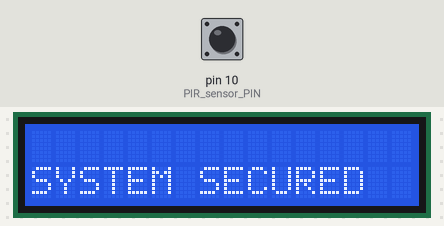
A sketch run on a simulated Arduino Uno, built with avr-gcc and run on an emulated ATmega328P. Shown: 16×2 character LCD. Inputs (shaded band) come from the test bench; at power-on: pin 10 (PIR_sensor_PIN) LOW. What the sketch prints to the serial monitor is not drawn.

Above: at 1.4 s.
1.5 s: pin 10 (PIR_sensor_PIN) driven HIGH
At 2.7 s:
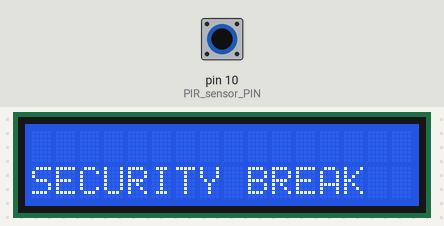
3.0 s: pin 10 (PIR_sensor_PIN) driven LOW
At 3.5 s:
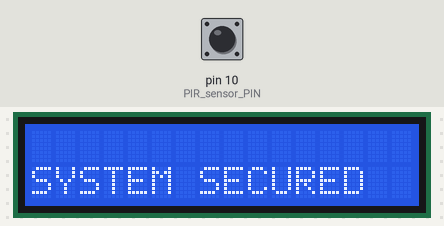
6.0 s: pin 10 (PIR_sensor_PIN) pulsed HIGH 2 times (0.12 s each, 0.3 s apart)
9.6 s: pin 10 (PIR_sensor_PIN) pulsed HIGH 5 times (0.12 s each, 0.3 s apart)
At 10.59 s:
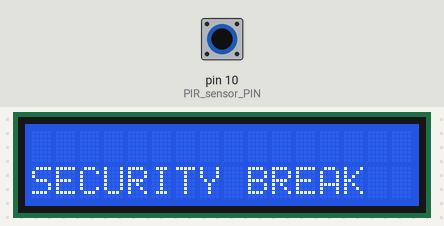
Timing chart, 0 to 12.6 s (numbered marks = the images above; inputs shaded):
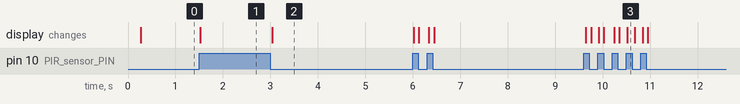

The sketch:

sketch_transmitter.ino
```cpp
//Sketch_Transmitter
#include <LiquidCrystal.h>
LiquidCrystal lcd (12,11,5,4,3,2);
const int PIR_sensor_PIN=10;

void setup() {
  // put your setup code here, to run once:
  lcd.begin(16,2);
  Serial.begin(9600);
  pinMode(PIR_sensor_PIN, INPUT);
  lcd.setCursor(0,0);
  lcd.print("SECURITY SYSTEM");
  lcd.setCursor(0,1);
  lcd.print("OF RESTRICTED AREA");
  delay(200);
}

void loop() {
  // put your main code here, to run repeatedly:
  int PIR_sensor_PIN_state = digitalRead(PIR_sensor_PIN);

  if(PIR_sensor_PIN_state == HIGH) {
  lcd.clear();
  int PIR_SERIAL_BYTE=10;
  Serial.write(PIR_SERIAL_BYTE);
  lcd.setCursor(0,1);
  lcd.print("SECURITY BREAK");
  delay(50);
  }
  else {
  lcd.clear();
  int PIR_SERIAL_BYTE=20;
  Serial.write(PIR_SERIAL_BYTE);
  lcd.setCursor(0,1);
  lcd.print("SYSTEM SECURED");
  delay(50);
  }
}
```

Measured:
- after the input at 1.5 s, the display: changes at once (image 1)
- after the input at 3.0 s, the display: changes at once (image 2)
- after the input at 9.6 s, the display: changes after 0.05 s (image 3)
